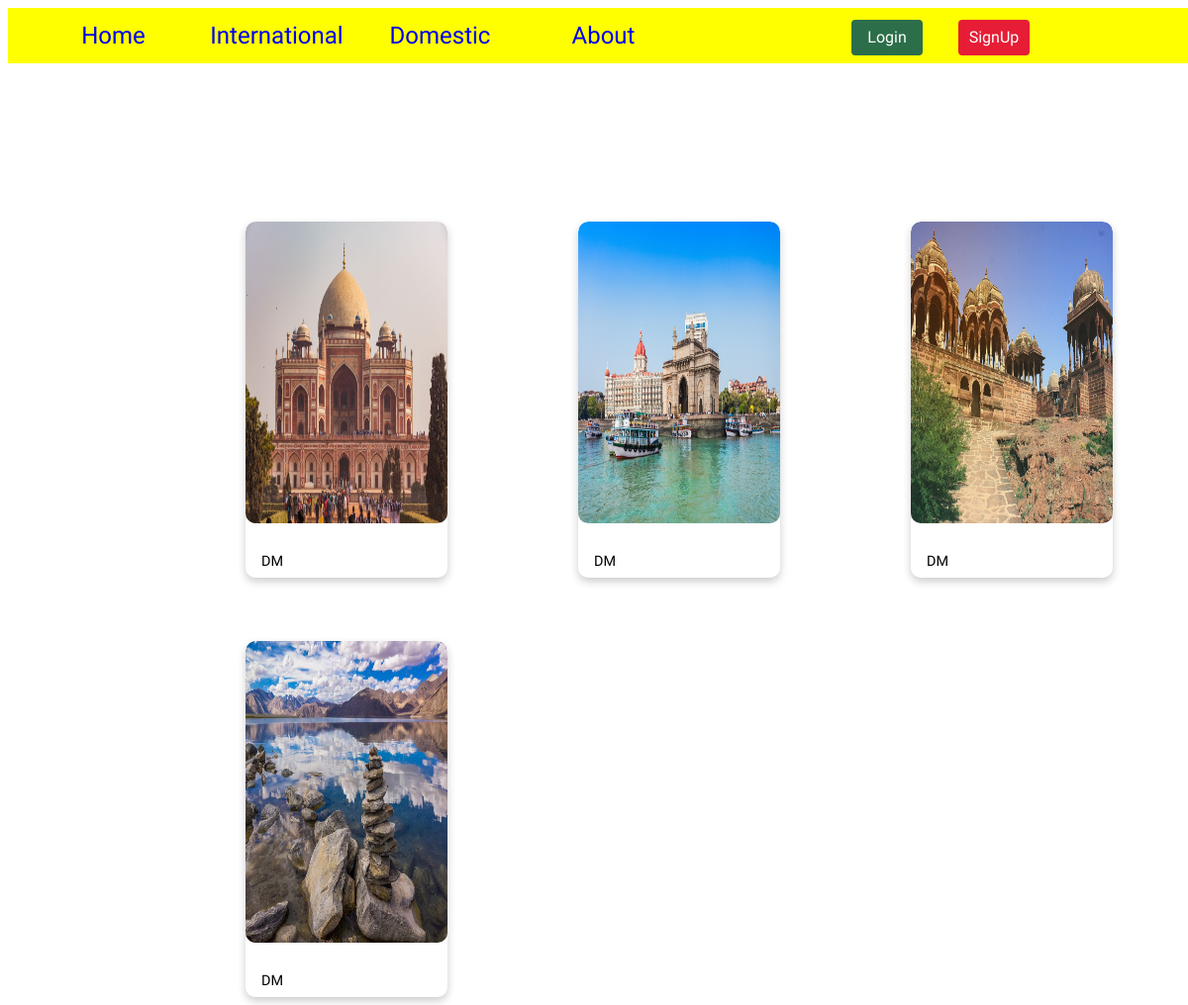
The app's page /domestic/ with its own data.
### travel/models.py (models this page shows, shortened)
class Place(models.Model):
    CATEGORY_CHOICES = (
        ('IN', 'International'),
        ('DM', 'Domestic'),
    )
    name = models.CharField(max_length=100)
    country = models.CharField(max_length=20, null=True)
    description = models.TextField()
    image = models.ImageField(default='landscape.jpg', upload_to='places')
    category = models.CharField(max_length=30, null=True, choices=CATEGORY_CHOICES)
    price = models.BigIntegerField(null=True)

### travel/views.py (the view)
# urls.py: path('domestic/', views.domestic, name='travel-domestic'),
def domestic(request):
    context = {
        'title': 'Domestic',
        'places': Place.objects.filter(category='DM')
    }
    return render(request, 'travel/places.html', context)

### travel/templates/travel/places.html (shortened to what this page needs)
{% extends 'travel/base.html' %}
{% block content %}
<nav class="nav-short">
  <ul class="nav-list">
    <li><a href="/">Home</a></li>
    <li><a href="{% url 'travel-international' %}">International</a></li>
    <li><a href="{% url 'travel-domestic' %}">Domestic</a></li>
    <li><a href="#tools">About</a></li>
  </ul>
  <div class="nav-buttons">
    {% if user.is_authenticated %}
    <a href="{% url 'profile' %}"><button class="login-button">Profile</button></a>
    <a href="{% url 'logout' %}"><button class="signup-button">Logout</button></a>
    {% else %}
    <a href="{% url 'login' %}"><button class="login-button">Login</button></a>
    <a href="{% url 'register' %}"><button class="signup-button">SignUp</button></a>
    {% endif %}
  </div>
</nav>
<div class="cards">
  {% for place in places %}
  {% if user.is_authenticated %}
  <a href="{% url 'place-details' place.id %}" style="color: black; text-decoration: none;">
  <div class="card">
  <img src="{{ place.image.url }}" alt="image" class="card-img">
  <div class="card-info">
    <p class="text-para" id="card-category">{{ place.category }}</p>
    <h1 class="text-heading"><b>{{ place.name }}</b></h1>
    <p class="text-para">{{ place.description }}</p>
  </div>
  </div>
  </a>
  {% else %}
  <a href="{% url 'login' %}" style="color: black; text-decoration: none;">
  <div class="card">
  <img src="{{ place.image.url }}" alt="image" class="card-img">
  <div class="card-info">
    <p class="text-para" id="card-category">{{ place.category }}</p>
  </div>
  </div>
  </a>
  {% endif %}
  {% endfor %}
</div>
{% endblock content %}

### travel/static/travel/main.css (style rules this page uses)
nav { width: 100vw; background-color: yellow; height: 40vh; display: flex; flex-direction: row; align-items: center; }
.nav-short { width: 100vw; background-color: yellow; height: 7vh; display: flex; flex-direction: row; align-items: center; }
.nav-list { flex: 10%;display: flex;flex-direction: row;list-style: none;padding: 1.5rem; }
.nav-list li { flex: 80%; display: flex; flex-direction: row; justify-content: center; }
.nav-list a { text-decoration: none; font-size: 2rem; font-family: 'Work Sans', sans-serif; }
.nav-short .nav-list a { text-decoration: none; font-size: 1.5rem; font-family: 'Work Sans', sans-serif; }
.nav-buttons { padding: 0.2em 1.5em 0 0; margin: 0 8rem; }
button { flex: 20%; border: none; height: 3vmax; width: 6vmax; margin: 1rem; color: white; border-radius: 4px; font-size: 1rem; font-family: 'Work Sans', sans-serif; }
.login-button { background-color: #2c6e49; transition: ease-out 0.3s; box-shadow: inset 0 0 0 0 #2c6e49; }
.signup-button { background-color: #e71d36; transition: ease-out 0.3s; box-shadow: inset 0 0 0 0 #e71d36; }
.cards { margin: 10rem 0 0 15rem; display: grid; grid-template-columns: repeat(3, 1fr); gap: 4em; }
.card { box-shadow: 0 4px 8px 0 rgba(0,0,0,0.2); transition: ease out 0.3s; border-radius: 10px; width: 17vw; height: 45vh; overflow: hidden; }
.card-img { width: 17vw; height: 30vmin; border-radius: 10px; }
.card-info { padding: 1rem; }
#card-category { font-family: 'Work Sans', sans-serif; font-size: 0.9rem; }
.text-para { font-family: 'Work Sans', sans-serif; font-size: 1.1rem; }

### records on screen
Place: image (picture), category "DM"
Place: image (picture), category "DM"
Place: image (picture), category "DM"
Place: image (picture), category "DM"
